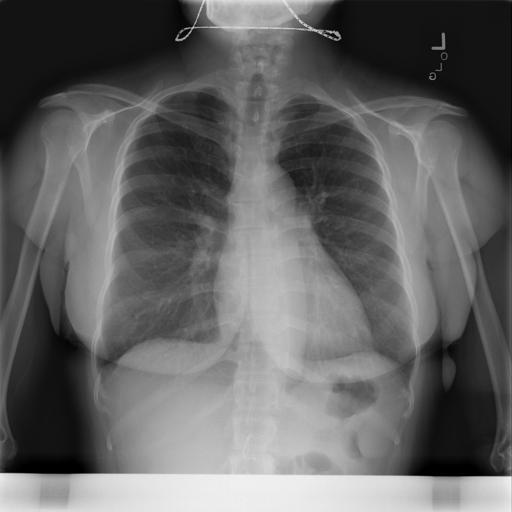
#> input picture notebooks/revy-segmentation/Normal-1017.png, 512 x 512 px
$ jupyter execute verifying.ipynb
#> lines starting #> are read from the running program, lines starting #| are printed output that depends on the picture; after the words box and inside, x2 and y2 are one past the last pixel; in counts of white or black regions, pixels touching at a corner belong together
### src/segmentation/core.py
import cv2
import numpy as np
from sklearn.cluster import KMeans

def segment(img: np.ndarray) -> dict:

    pixels = img.reshape((-1, 1)).astype(np.float32)

    kmeans = KMeans(n_clusters=3, random_state=42, n_init=10)
    kmeans.fit(pixels)

    labels = kmeans.labels_
    centers = kmeans.cluster_centers_

    sorted_centers = np.argsort(centers.flatten())

    lung_idx = sorted_centers[1]

    labels_img = labels.reshape(img.shape)
    raw_lung_mask = (labels_img == lung_idx).astype(np.uint8) * 255

    lung_roi = cv2.bitwise_and(img, img, mask=raw_lung_mask)

    raw_nodule_mask = cv2.adaptiveThreshold(
        lung_roi,
        255,
        cv2.ADAPTIVE_THRESH_GAUSSIAN_C,
        cv2.THRESH_BINARY,
        blockSize=21,
        C=-5
    )

    raw_nodule_mask = cv2.bitwise_and(raw_nodule_mask, raw_nodule_mask, mask=raw_lung_mask)

    cavity_s_img = lung_roi.copy()
    cavity_s_img[raw_lung_mask == 0] = 128

    raw_cavity_mask = cv2.adaptiveThreshold(
        cavity_s_img,
        255,
        cv2.ADAPTIVE_THRESH_GAUSSIAN_C,
        cv2.THRESH_BINARY_INV,
        blockSize=21,
        C=7
    )
    raw_cavity_mask = cv2.bitwise_and(raw_cavity_mask, raw_cavity_mask, mask=raw_lung_mask)

    return {
        "lung": raw_lung_mask,
        "nodule": raw_nodule_mask,
        "cavity": raw_cavity_mask
    }

### notebooks/revy-segmentation/verifying.ipynb
[cell 1]
import sys
import os

current_dir = os.getcwd()

project_root = os.path.abspath(os.path.join(current_dir, '..', '..'))

if project_root not in sys.path:
    sys.path.append(project_root)

[cell 2]
import cv2
import matplotlib.pyplot as plt
import numpy as np

img_path = 'Normal-1017.png'
raw_image = cv2.imread(img_path)
#> raw_image is the input picture: shape (512, 512, 3); min 0, max 244, mean 99.9

if raw_image is None:
    print("Error: Image not found.")
else:
    if len(raw_image.shape) > 2:
        img_gray = cv2.cvtColor(raw_image, cv2.COLOR_BGR2GRAY)
    else:
        img_gray = raw_image

    clahe = cv2.createCLAHE(clipLimit=2.0, tileGridSize=(8, 8))
    img_clahe = clahe.apply(img_gray)
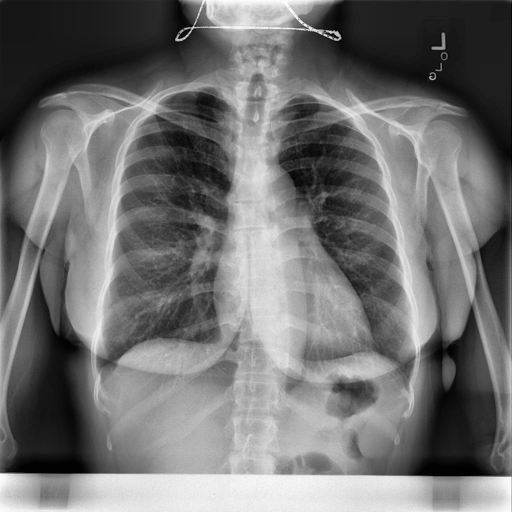
#> img_clahe: shape (512, 512); min 1, max 253, mean 113.9
    img_blur = cv2.GaussianBlur(img_clahe, (5, 5), 0)

    plt.imshow(img_blur, cmap='gray')
    plt.title("Input for Segmentation")
    plt.show()

[cell 3]
from src.segmentation.core import segment

masks = segment(img_blur)
#> in segment, `lung_roi = cv2.bitwise_and(img, img, mask=raw_lung_mask)`:
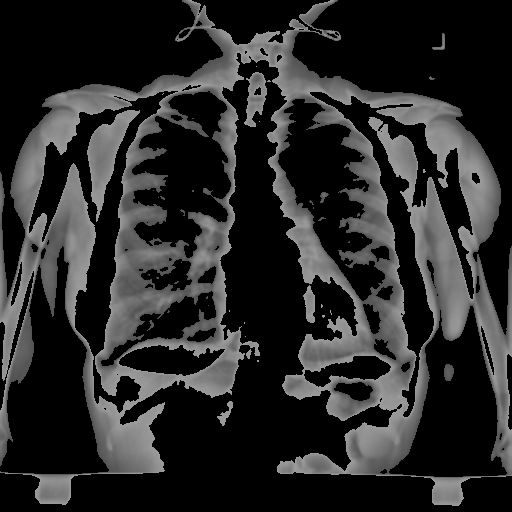
#> lung_roi: shape (512, 512); min 0, max 155, mean 41.7
#> in segment, `raw_nodule_mask = cv2.adaptiveThreshold( lung_roi, 255, cv2.ADAPTIVE_T..`:
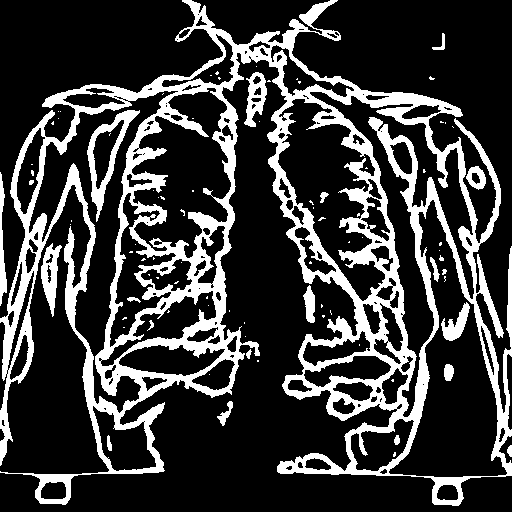
#> raw_nodule_mask: shape (512, 512); 23% white; 86 white regions (65 under 20 px), largest, box (x1, y1, x2, y2) and area: (0, 0, 512, 506) 54826, (87, 110, 140, 222) 1331, (41, 243, 62, 317) 753
#> in segment, `cavity_s_img[raw_lung_mask == 0] = 128`:
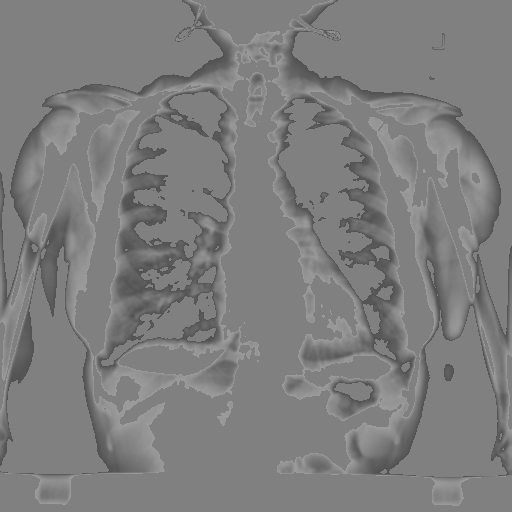
#> cavity_s_img: shape (512, 512); min 82, max 155, mean 125.7
#> in segment, `raw_cavity_mask = cv2.adaptiveThreshold( cavity_s_img, 255, cv2.ADAPTI..`:
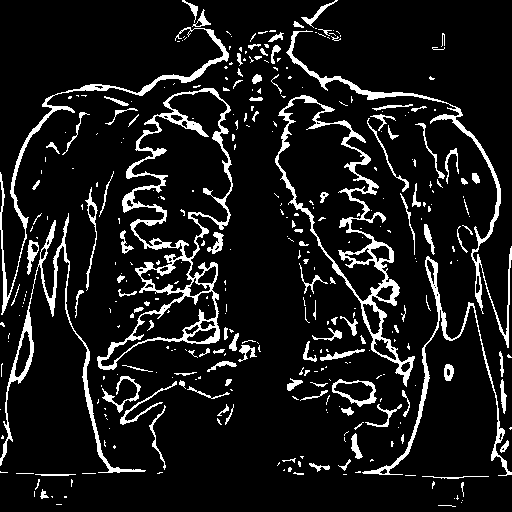
#> raw_cavity_mask: shape (512, 512); 10.2% white; 355 white regions (244 under 20 px), largest, box (x1, y1, x2, y2) and area: (97, 88, 233, 370) 5116, (275, 95, 415, 387) 3922, (0, 213, 146, 473) 2291
#> in segment, `raw_cavity_mask = cv2.bitwise_and(raw_cavity_mask, raw_cavity_mask, ma..`:
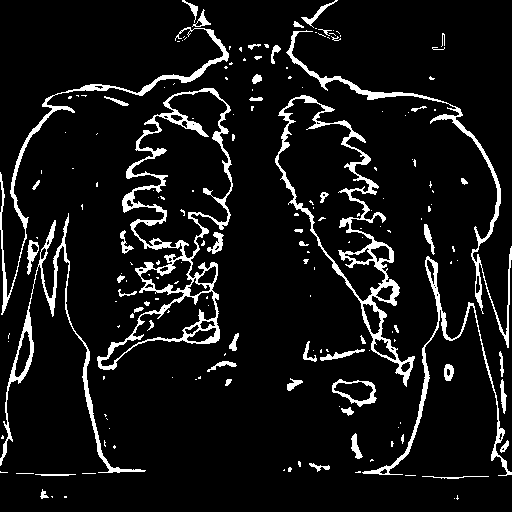
#> raw_cavity_mask: shape (512, 512); 8.3% white; 183 white regions (128 under 20 px), largest, box (x1, y1, x2, y2) and area: (97, 88, 233, 370) 5116, (275, 95, 415, 387) 3922, (0, 213, 146, 473) 2291
#> masks = 3 items

plt.figure(figsize=(15, 5))

plt.subplot(1, 3, 1)
plt.imshow(masks['lung'], cmap='gray')
plt.title("Lung Mask (K-Means)")

plt.subplot(1, 3, 2)
plt.imshow(masks['nodule'], cmap='gray')
plt.title("Nodule Mask (Adaptive)")

plt.subplot(1, 3, 3)
plt.imshow(masks['cavity'], cmap='gray')
plt.title("Cavity Mask (Adaptive)")

plt.show()
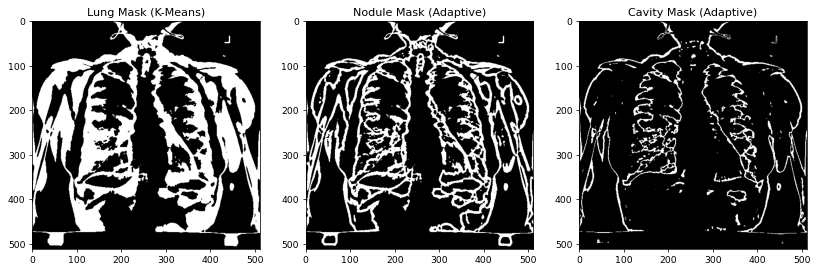
#> figure drawn by matplotlib, 3 panels

$ run again, with notebooks/revy-segmentation/Normal-1.png copied over notebooks/revy-segmentation/Normal-1017.png
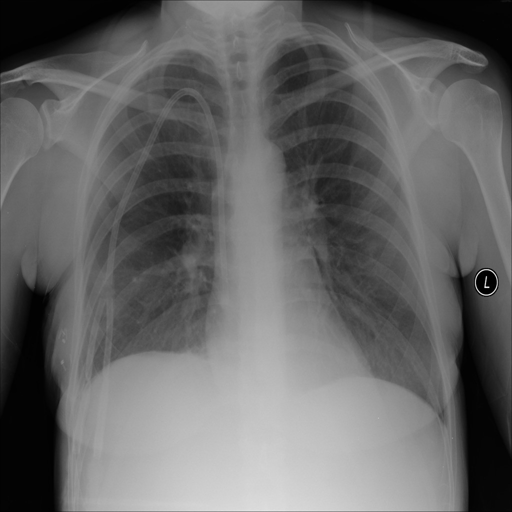
#> input picture notebooks/revy-segmentation/Normal-1.png, 512 x 512 px
#> raw_image is the input picture: shape (512, 512, 3); min 0, max 237, mean 102.4
#> in segment, `raw_nodule_mask = cv2.adaptiveThreshold( lung_roi, 255, cv2.ADAPTIVE_T..`:
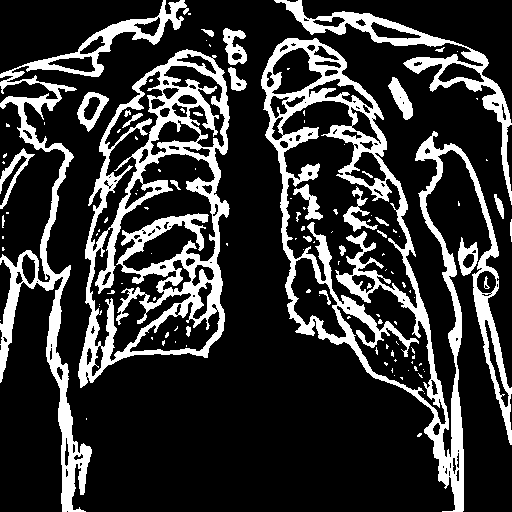
#> raw_nodule_mask: shape (512, 512); 21.1% white; 121 white regions (91 under 20 px), largest, box (x1, y1, x2, y2) and area: (261, 38, 512, 512) 20315, (78, 49, 230, 388) 16082, (0, 0, 189, 512) 9451
#> raw_cavity_mask: shape (512, 512); 9% white; 235 white regions (158 under 20 px), largest, box (x1, y1, x2, y2) and area: (270, 83, 422, 354) 4852, (113, 148, 217, 285) 2338, (110, 263, 217, 362) 2075
#> masks = 3 items
#> `plt.show()`:
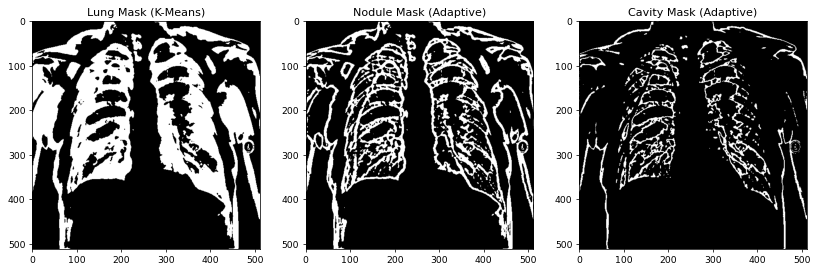
#> figure drawn by matplotlib, 3 panels

$ run again, with notebooks/revy-segmentation/Tuberculosis-12.png copied over notebooks/revy-segmentation/Normal-1017.png
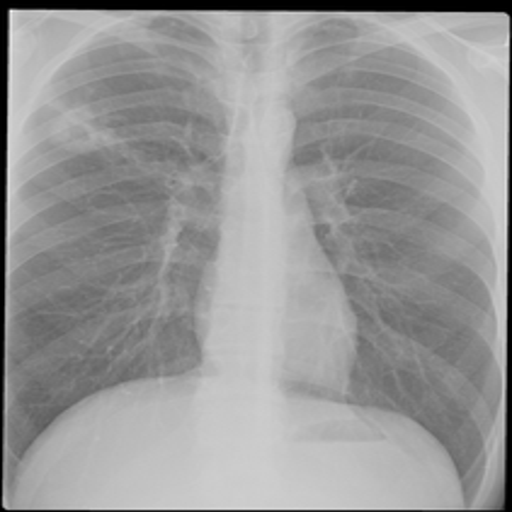
#> input picture notebooks/revy-segmentation/Tuberculosis-12.png, 512 x 512 px
#> raw_image is the input picture: shape (512, 512, 3); min 0, max 252, mean 151.8
#> in segment, `raw_nodule_mask = cv2.adaptiveThreshold( lung_roi, 255, cv2.ADAPTIVE_T..`:
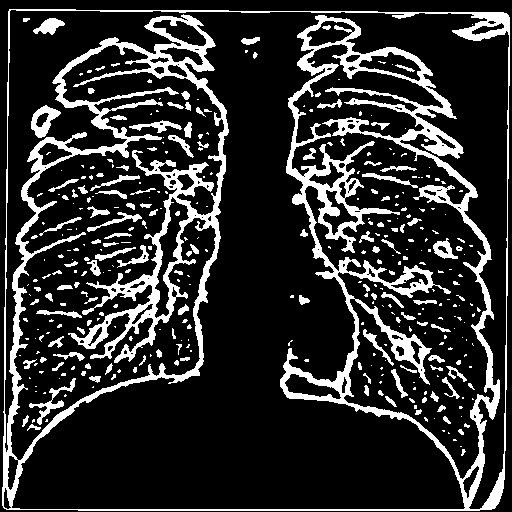
#> raw_nodule_mask: shape (512, 512); 18.3% white; 364 white regions (235 under 20 px), largest, box (x1, y1, x2, y2) and area: (2, 9, 510, 511) 37835, (31, 105, 61, 138) 462, (29, 378, 76, 425) 396
#> masks = 3 items
#> `plt.show()`:
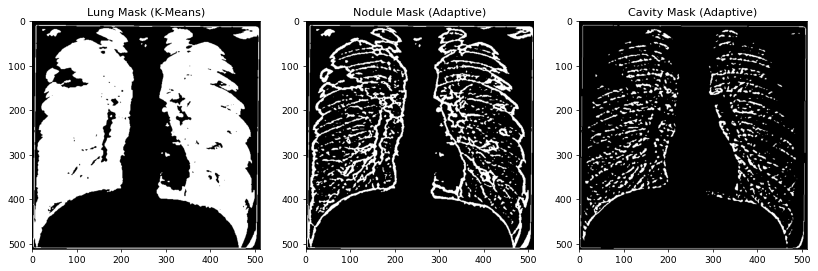
#> figure drawn by matplotlib, 3 panels

$ run again, with notebooks/revy-segmentation/Tuberculosis-130.png copied over notebooks/revy-segmentation/Normal-1017.png
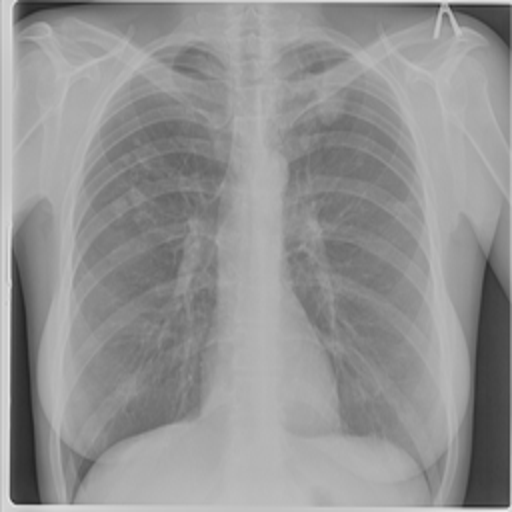
#> input picture notebooks/revy-segmentation/Tuberculosis-130.png, 512 x 512 px
#> raw_image is the input picture: shape (512, 512, 3); min 36, max 239, mean 146.8
#> raw_nodule_mask: shape (512, 512); 25.7% white; 98 white regions (60 under 20 px), largest, box (x1, y1, x2, y2) and area: (60, 41, 238, 505) 24713, (277, 75, 448, 507) 22105, (443, 159, 512, 508) 4627
#> masks = 3 items
#> `plt.show()`:
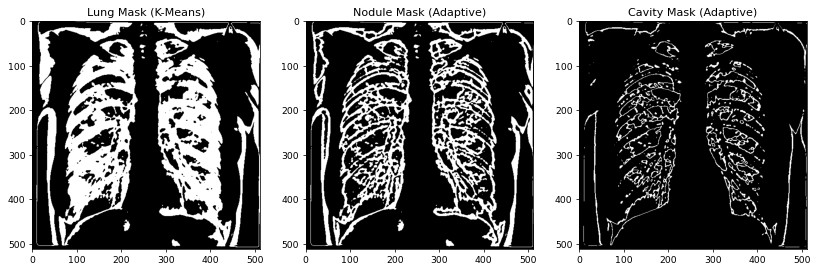
#> figure drawn by matplotlib, 3 panels
